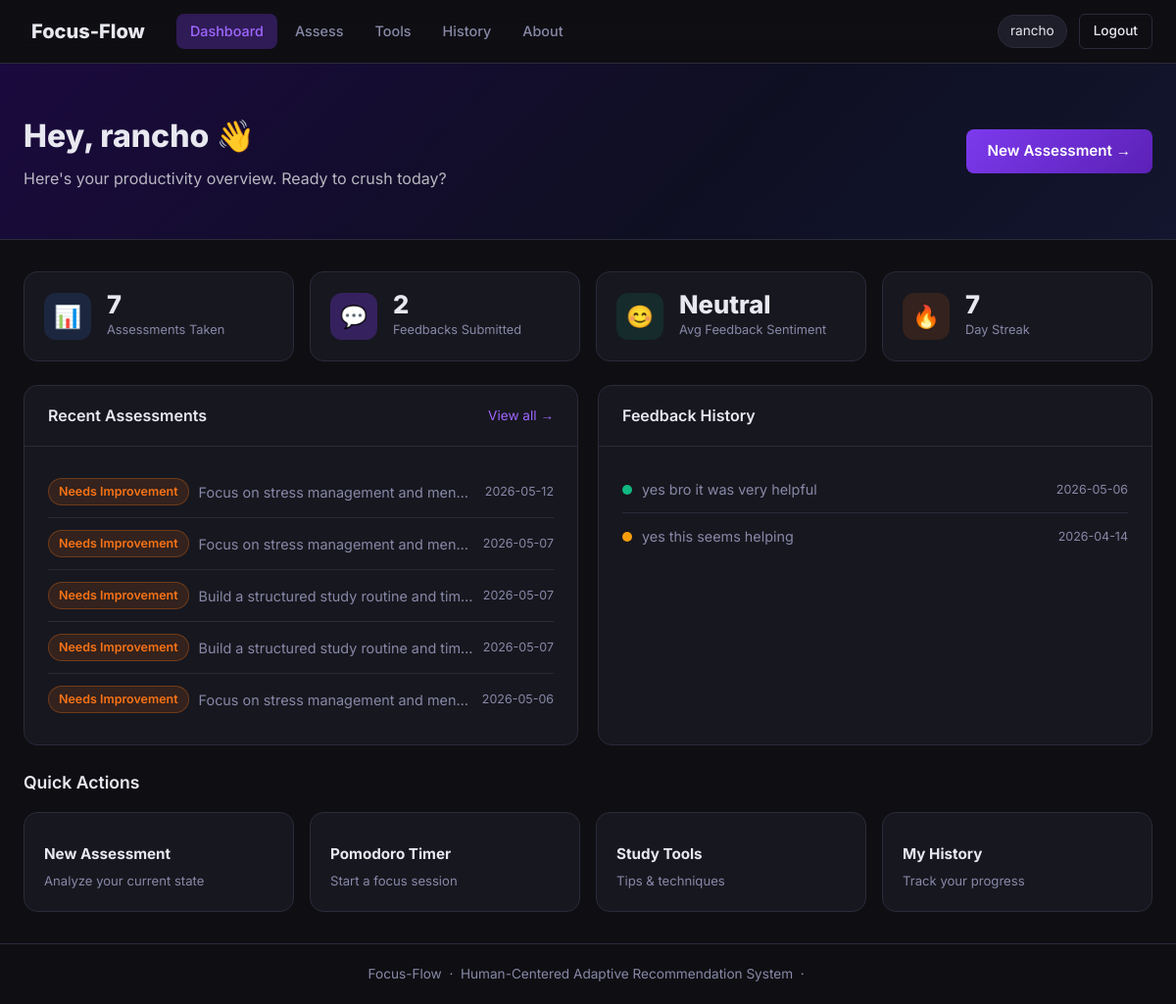
The app's page /dashboard (signed in) with its own data.
### tables this page shows
CREATE TABLE assessments (
            id INTEGER PRIMARY KEY AUTOINCREMENT,
            user_id INTEGER NOT NULL,
            stress_level INTEGER,
            focus_loss INTEGER,
            addiction_score INTEGER,
            interest_score INTEGER,
            screen_time REAL,
            problem_text TEXT,
            prediction TEXT,
            recommendation TEXT,
            plan TEXT,
            sentiment REAL,
            keywords TEXT,
            created_at TEXT DEFAULT CURRENT_TIMESTAMP
        );

CREATE TABLE feedbacks (
            id INTEGER PRIMARY KEY AUTOINCREMENT,
            user_id INTEGER NOT NULL,
            assessment_id INTEGER,
            feedback_text TEXT,
            sentiment REAL,
            keywords TEXT,
            created_at TEXT DEFAULT CURRENT_TIMESTAMP
        );

### app.py (the view)
@app.route("/dashboard")
def dashboard():
    if "user_id" not in session:
        return redirect(url_for("login"))
    with get_db() as db:
        assessments = db.execute(
            "SELECT * FROM assessments WHERE user_id=? ORDER BY created_at DESC LIMIT 5",
            (session["user_id"],)).fetchall()
        feedbacks = db.execute(
            "SELECT * FROM feedbacks WHERE user_id=? ORDER BY created_at DESC LIMIT 3",
            (session["user_id"],)).fetchall()
        total_ass = db.execute("SELECT COUNT(*) as c FROM assessments WHERE user_id=?",
                               (session["user_id"],)).fetchone()["c"]
        total_fb  = db.execute("SELECT COUNT(*) as c FROM feedbacks WHERE user_id=?",
                               (session["user_id"],)).fetchone()["c"]
    avg_sentiment = None
    if feedbacks:
        sentiments = [f["sentiment"] for f in feedbacks if f["sentiment"] is not None]
        if sentiments:
            avg_sentiment = round(sum(sentiments)/len(sentiments), 2)
    return render_template("dashboard.html",
                           assessments=assessments,
                           feedbacks=feedbacks,
                           total_ass=total_ass,
                           total_fb=total_fb,
                           avg_sentiment=avg_sentiment)

### app.py (called while the page is built)
def get_db():
    conn = sqlite3.connect(DB)
    conn.row_factory = sqlite3.Row
    return conn

### templates/dashboard.html (shortened to what this page needs)
{% extends "base.html" %}
{% block content %}
<div class="page-hero">
  <div class="hero-inner">
    <div>
      <h1>Hey, {{ session['username'] }} 👋</h1>
      <p>Here's your productivity overview. Ready to crush today?</p>
    </div>
    <a href="{{ url_for('assess') }}" class="btn-primary">New Assessment →</a>
  </div>
</div>
<div class="container">
  <div class="stats-grid">
    <div class="stat-card">
      <div class="stat-icon blue">📊</div>
      <div class="stat-body">
        <div class="stat-num">{{ total_ass }}</div>
        <div class="stat-label">Assessments Taken</div>
      </div>
    </div>
    <div class="stat-card">
      <div class="stat-icon purple">💬</div>
      <div class="stat-body">
        <div class="stat-num">{{ total_fb }}</div>
        <div class="stat-label">Feedbacks Submitted</div>
      </div>
    </div>
    <div class="stat-card">
      <div class="stat-icon green">😊</div>
      <div class="stat-body">
        <div class="stat-num">
          {% if avg_sentiment is not none %}
            {% if avg_sentiment > 0.1 %}Positive
            {% elif avg_sentiment < -0.1 %}Negative
            {% else %}Neutral{% endif %}
          {% else %}N/A{% endif %}
        </div>
        <div class="stat-label">Avg Feedback Sentiment</div>
      </div>
    </div>
    <div class="stat-card">
      <div class="stat-icon orange">🔥</div>
      <div class="stat-body">
        <div class="stat-num">{{ total_ass if total_ass < 8 else "8+" }}</div>
        <div class="stat-label">Day Streak</div>
      </div>
    </div>
  </div>
  <div class="two-col-grid">
    <div class="card">
      <div class="card-header">
        <h3>Recent Assessments</h3>
        <a href="{{ url_for('history') }}" class="link-sm">View all →</a>
      </div>
      <div class="card-body">
        {% if assessments %}
          {% for a in assessments %}
          <div class="list-item">
            <div class="li-left">
              <span class="badge {% if a['prediction']=='Good Performance' %}badge-green{% else %}badge-orange{% endif %}">
                {{ a['prediction'] }}
              </span>
              <span class="li-text">{{ a['recommendation'][:50] }}…</span>
            </div>
            <span class="li-time">{{ a['created_at'][:10] }}</span>
          </div>
          {% endfor %}
        {% else %}
          <div class="empty-state">
            <span></span>
            <p>No assessments yet. <a href="{{ url_for('assess') }}">Take your first one!</a></p>
          </div>
        {% endif %}
      </div>
    </div>
    <div class="card">
      <div class="card-header">
        <h3>Feedback History</h3>
      </div>
      <div class="card-body">
        {% if feedbacks %}
          {% for f in feedbacks %}
          <div class="list-item">
            <div class="li-left">
              <span class="sentiment-dot {% if f['sentiment'] > 0.1 %}green{% elif f['sentiment'] < -0.1 %}red{% else %}yellow{% endif %}"></span>
              <span class="li-text">{{ f['feedback_text'][:60] }}{% if f['feedback_text']|length > 60 %}…{% endif %}</span>
            </div>
            <span class="li-time">{{ f['created_at'][:10] }}</span>
          </div>
          {% endfor %}
        {% else %}
          <div class="empty-state">
            <span>💬</span>
            <p>No feedback yet. Complete an assessment to give feedback.</p>
          </div>
        {% endif %}
      </div>
    </div>
  </div>
  <div class="quick-actions">
    <h3>Quick Actions</h3>
    <div class="qa-grid">
      <a href="{{ url_for('assess') }}" class="qa-card">
        <strong>New Assessment</strong><p>Analyze your current state</p>
      </a>
      <a href="{{ url_for('tools') }}#pomodoro" class="qa-card">
        <strong>Pomodoro Timer</strong><p>Start a focus session</p>
      </a>
      <a href="{{ url_for('tools') }}" class="qa-card">
        <strong>Study Tools</strong><p>Tips & techniques</p>
      </a>
      <a href="{{ url_for('history') }}" class="qa-card">
        <strong>My History</strong><p>Track your progress</p>
      </a>
    </div>
  </div>
</div>
{% endblock %}

### templates/base.html (shortened to what this page needs)
<!DOCTYPE html>
<html lang="en">
<head>
<link rel="stylesheet" href="{{ url_for('static', filename='css/style.css') }}"/>
</head>
<body>
{% if session.get('username') %}
<nav class="navbar">
  <div class="nav-inner">
    <a href="{{ url_for('dashboard') }}" class="nav-brand">
       Focus-Flow
    </a>
    <div class="nav-links">
      <a href="{{ url_for('dashboard') }}" class="nav-link {% if request.endpoint=='dashboard' %}active{% endif %}">Dashboard</a>
      <a href="{{ url_for('assess') }}"    class="nav-link {% if request.endpoint=='assess' %}active{% endif %}">Assess</a>
      <a href="{{ url_for('tools') }}"     class="nav-link {% if request.endpoint=='tools' %}active{% endif %}">Tools</a>
      <a href="{{ url_for('history') }}"   class="nav-link {% if request.endpoint=='history' %}active{% endif %}">History</a>
      <a href="{{ url_for('about') }}"     class="nav-link {% if request.endpoint=='about' %}active{% endif %}">About</a>
    </div>
    <div class="nav-right">
      <span class="user-pill"> {{ session['username'] }}</span>
      <a href="{{ url_for('logout') }}" class="btn-sm btn-outline">Logout</a>
    </div>
  </div>
</nav>
{% endif %}
<main class="main-content">
  {% block content %}{% endblock %}
</main>
<footer class="footer">
  <p> Focus-Flow &nbsp;·&nbsp; Human-Centered Adaptive Recommendation System &nbsp;·&nbsp;</p>
</footer>
</body>
</html>

### records on screen
assessments: prediction "Needs Improvement", recommendation "Focus on stress management and men…", created_at "2026-05-12"
assessments: prediction "Needs Improvement", recommendation "Focus on stress management and men…", created_at "2026-05-07"
assessments: prediction "Needs Improvement", recommendation "Build a structured study routine and tim…", created_at "2026-05-07"
assessments: prediction "Needs Improvement", recommendation "Build a structured study routine and tim…", created_at "2026-05-07"
assessments: prediction "Needs Improvement", recommendation "Focus on stress management and men…", created_at "2026-05-06"
feedbacks: sentiment 0.2 (drawn), feedback_text "yes bro it was very helpful", created_at "2026-05-06"
feedbacks: sentiment 0 (drawn), feedback_text "yes this seems helping", created_at "2026-04-14"

### other values on screen
{{ session['username'] }} "rancho"
{{ total_ass }} "7"
{{ total_fb }} "2"
{{ total_ass if total_ass < 8 else "8+" }} "7"
